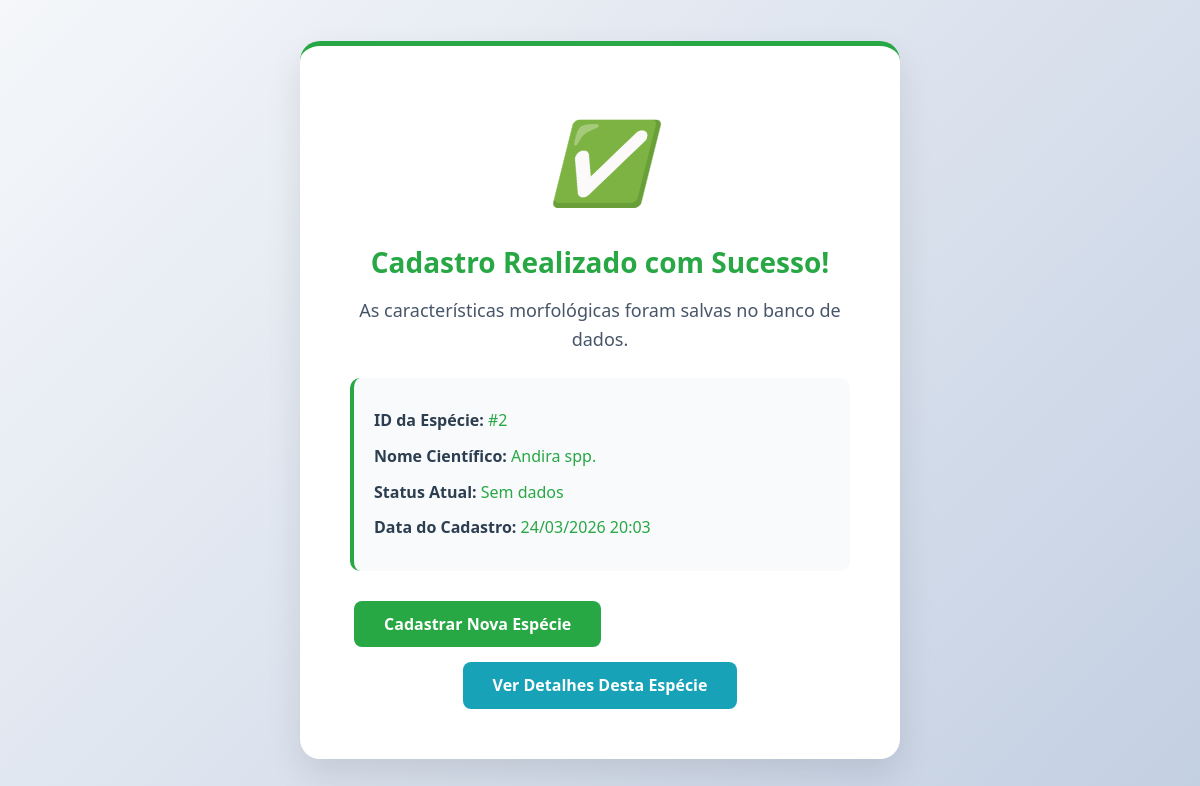
Before: /penomato/src/Views/sucesso_cadastro.php?id=2 with the older database file.
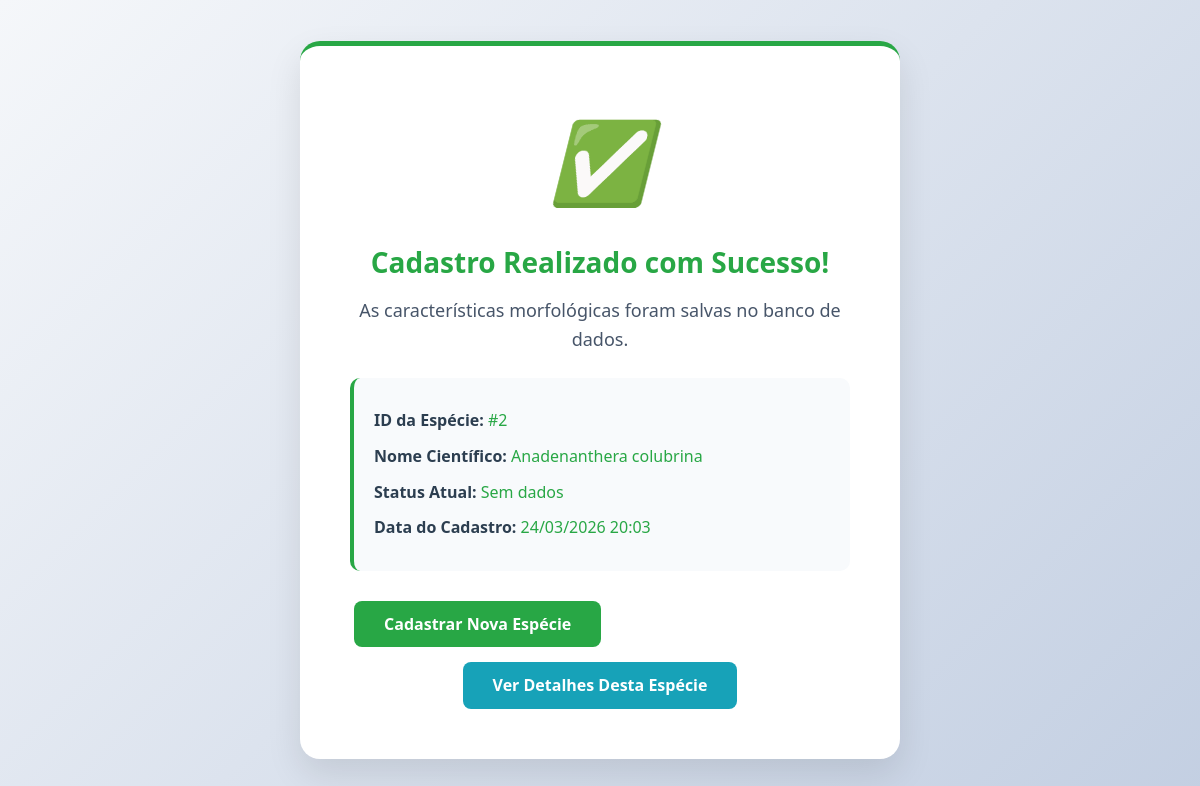
After: the same page with the newer database file.
### tables this page shows
CREATE TABLE `especies_administrativo` (
  `id` int(11) NOT NULL,
  `nome_cientifico` varchar(255) NOT NULL,
  `status` enum('sem_dados','dados_internet','descrita','registrada','em_revisao','revisada','contestado','publicado') DEFAULT NULL,
  `data_dados_internet` datetime DEFAULT NULL,
  `data_descrita` datetime DEFAULT NULL,
  `data_registrada` datetime DEFAULT NULL,
  `data_revisada` datetime DEFAULT NULL,
  `data_contestado` datetime DEFAULT NULL,
  `data_publicado` datetime DEFAULT NULL,
  `autor_dados_internet_id` int(11) DEFAULT NULL,
  `autor_descrita_id` int(11) DEFAULT NULL,
  `autor_registrada_id` int(11) DEFAULT NULL,
  `autor_revisada_id` int(11) DEFAULT NULL,
  `autor_contestado_id` int(11) DEFAULT NULL,
  `autor_publicado_id` int(11) DEFAULT NULL,
  `motivo_contestado` text DEFAULT NULL,
  `data_primeiro_registro` datetime DEFAULT current_timestamp(),
  `data_revisao` datetime DEFAULT NULL,
  `observacoes_revisao` text DEFAULT NULL,
  `prioridade` enum('baixa','media','alta','urgente') DEFAULT 'media',
  `atribuido_a` int(11) DEFAULT NULL,
  `data_criacao` timestamp NULL DEFAULT current_timestamp(),
  `versao_registro` int(11) DEFAULT 1,
  `observacoes` text DEFAULT NULL,
  `data_ultima_atualizacao` datetime DEFAULT current_timestamp() ON UPDATE current_timestamp()
);

### penomato/src/Views/sucesso_cadastro.php (the view, shortened to what this page needs)
<?php
$id = $_GET['id'] ?? null;
$nome_cientifico = '';
$status = '';
if ($id) {
    try {
        $pdo = new PDO(
            "mysql:host=localhost;dbname=penomato;charset=utf8mb4",
            "root",
            "",
            [PDO::ATTR_ERRMODE => PDO::ERRMODE_EXCEPTION]
        );
        $stmt = $pdo->prepare("SELECT nome_cientifico, status FROM especies_administrativo WHERE id = ?");
        $stmt->execute([$id]);
        $resultado = $stmt->fetch(PDO::FETCH_ASSOC);
        if ($resultado) {
            $nome_cientifico = htmlspecialchars($resultado['nome_cientifico']);
            $status = $resultado['status'];
        }
    } catch (PDOException $e) {
        $nome_cientifico = '';
        $status = '';
    }
}
$status_amigavel = [
    'sem_dados' => 'Sem dados',
    'dados_internet' => 'Dados da internet (não verificados)',
    'descrita' => 'Descrita (dados próprios)',
    'registrada' => 'Registrada (com imagens)',
    'em_revisao' => 'Em revisão',
    'revisada' => 'Revisada',
    'contestado' => 'Contestada',
    'publicado' => 'Publicada'
];
$status_texto = $status_amigavel[$status] ?? $status;
?>
<!DOCTYPE html>
<html lang="pt-BR">
<head>
    <link rel="stylesheet" href="https://cdnjs.cloudflare.com/ajax/libs/font-awesome/6.4.2/css/all.min.css">
    <link rel="stylesheet" href="/penomato_mvp/assets/css/estilo.css">
</head>
<body>
<div class="success-container">
    <div class="success-icon">
        <i>✅</i>
    </div>
    <h1>Cadastro Realizado com Sucesso!</h1>
    <div class="message">
        As características morfológicas foram salvas no banco de dados.
    </div>
    <div class="details-box">
        <?php if ($id): ?>
            <div class="detail-item">
                <span class="detail-label">ID da Espécie:</span>
                <span class="detail-value">#<?= htmlspecialchars($id) ?></span>
            </div>
        <?php endif; ?>
        <?php if ($nome_cientifico): ?>
            <div class="detail-item">
                <span class="detail-label">Nome Científico:</span>
                <span class="detail-value"><?= $nome_cientifico ?></span>
            </div>
        <?php endif; ?>
        <div class="detail-item">
            <span class="detail-label">Status Atual:</span>
            <span class="detail-value"><?= $status_texto ?></span>
        </div>
        <div class="detail-item">
            <span class="detail-label">Data do Cadastro:</span>
            <span class="detail-value"><?= date('d/m/Y H:i') ?></span>
        </div>
    </div>
    <div class="buttons-container">
        <a href="confirmar_caracteristicas.php" class="btn btn-primary">
            Cadastrar Nova Espécie
        </a>
        <a href="busca_caracteristicas.php" class="btn btn-secondary">
        </a>
        <?php if ($id): ?>
            <a href="especie_detalhes.php?id=<?= $id ?>" class="btn btn-view">
                Ver Detalhes Desta Espécie
            </a>
        <?php endif; ?>
    </div>
</div>
</body>
</html>

Changed rows visible on the page:
changed especies_administrativo "Sem dados": nome_cientifico "Andira spp." → "Anadenanthera colubrina"
